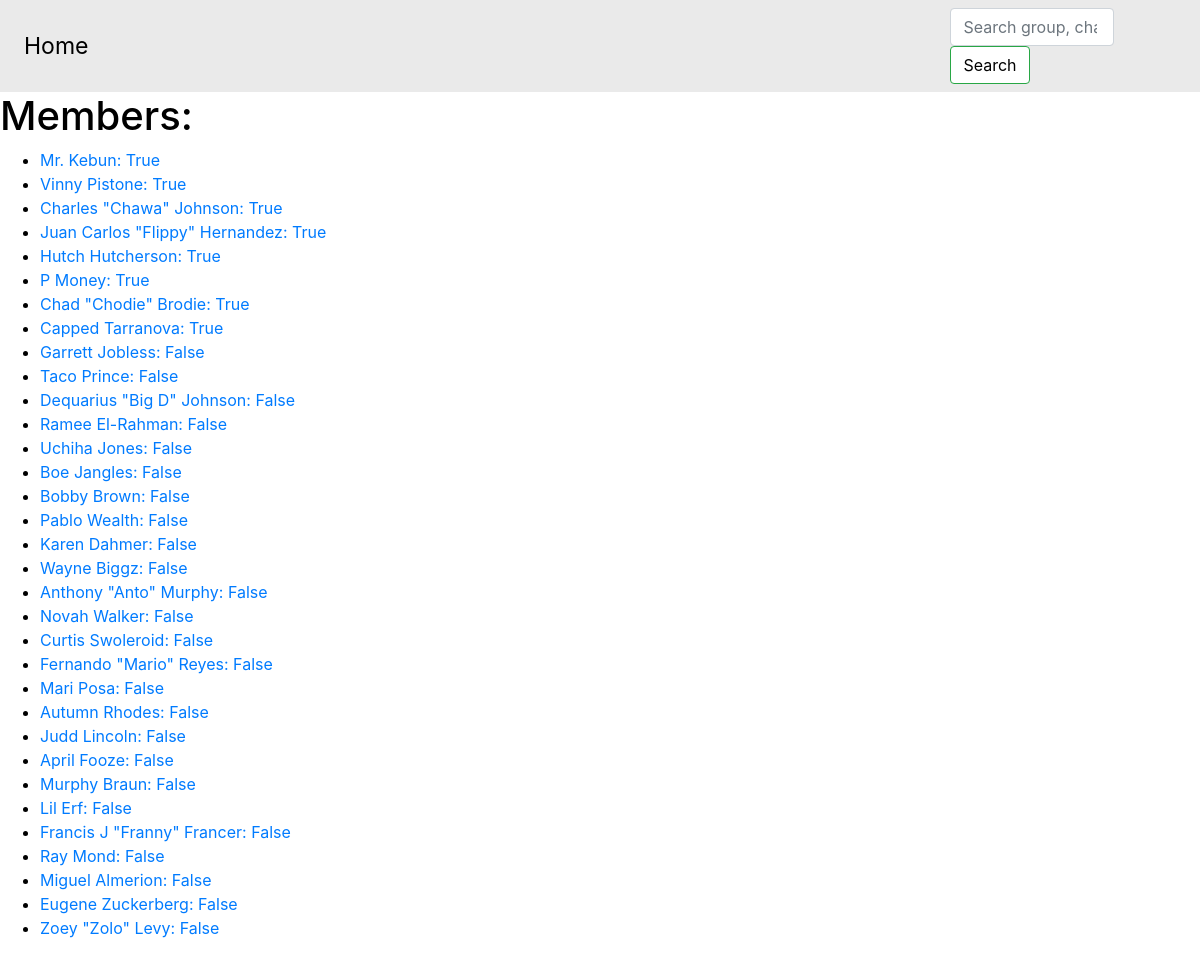
Screenshot of /group/chang-gang/ with the database file from the repository.
### Directory/models.py (models this page shows, shortened)
class Character(models.Model):
    character_name = models.CharField(max_length=255)
    character_link = models.URLField(unique=True)
    character_streamer = models.ForeignKey(Streamer, on_delete=models.CASCADE)

class Streamer(models.Model):
    streamer_name = models.CharField(max_length=255, unique=True)
    streamer_link = models.URLField()
    streamer_is_live = models.BooleanField()
    streamer_on_gta = models.BooleanField()
    def __str__(self):
        return self.streamer_name

### Directory/views.py (the view)
# urls.py: path('group/<slug:gang_name>/', views.gang_detail, name = 'gang_detail')
def gang_detail(request, gang_name):
    gang = get_object_or_404(Gang, slug=gang_name)
    character_links = gang.characterganglink_set.order_by("-member_character__character_streamer__streamer_on_gta").all()
    gangmembers = [link.member_character for link in character_links]
    return render(request, 'group_page.html', {'group': gang, 'gang_members': gangmembers})

### Directory/templates/group_page.html (shortened to what this page needs)
{% extends "base.html" %}
{% block content %}
<h1>Members:</h1>
  <ul>
    {% for member in gang_members %}
      <li><a href = "https://www.twitch.tv/{{ member.character_streamer }}/">{{ member.character_name }}: {{ member.character_streamer.streamer_on_gta }}</a></li>
    {% endfor %}
  </ul>
{% endblock %}

### Directory/static/Directory/css/style.css (style rules this page uses)
body { background: #111111; color: #efefef; }
@media (prefers-color-scheme: light) { body { background: #ffffff; color: #000000; } }

### rows the page displays
Character: character_name "Mr. Kebun", character_streamer.streamer_on_gta "True"
Character: character_name "Vinny Pistone", character_streamer.streamer_on_gta "True"
Character: character_name "Charles \"Chawa\" Johnson", character_streamer.streamer_on_gta "True"
Character: character_name "Juan Carlos \"Flippy\" Hernandez", character_streamer.streamer_on_gta "True"
Character: character_name "Hutch Hutcherson", character_streamer.streamer_on_gta "True"
Character: character_name "P Money", character_streamer.streamer_on_gta "True"
Character: character_name "Chad \"Chodie\" Brodie", character_streamer.streamer_on_gta "True"
Character: character_name "Capped Tarranova", character_streamer.streamer_on_gta "True"
Character: character_name "Garrett Jobless", character_streamer.streamer_on_gta "False"
Character: character_name "Taco Prince", character_streamer.streamer_on_gta "False"
Character: character_name "Dequarius \"Big D\" Johnson", character_streamer.streamer_on_gta "False"
Character: character_name "Ramee El-Rahman", character_streamer.streamer_on_gta "False"
Character: character_name "Uchiha Jones", character_streamer.streamer_on_gta "False"
Character: character_name "Boe Jangles", character_streamer.streamer_on_gta "False"
Character: character_name "Bobby Brown", character_streamer.streamer_on_gta "False"
Character: character_name "Pablo Wealth", character_streamer.streamer_on_gta "False"
Character: character_name "Karen Dahmer", character_streamer.streamer_on_gta "False"
Character: character_name "Wayne Biggz", character_streamer.streamer_on_gta "False"
Character: character_name "Anthony \"Anto\" Murphy", character_streamer.streamer_on_gta "False"
Character: character_name "Novah Walker", character_streamer.streamer_on_gta "False"
Character: character_name "Curtis Swoleroid", character_streamer.streamer_on_gta "False"
Character: character_name "Fernando \"Mario\" Reyes", character_streamer.streamer_on_gta "False"
Character: character_name "Mari Posa", character_streamer.streamer_on_gta "False"
Character: character_name "Autumn Rhodes", character_streamer.streamer_on_gta "False"
Character: character_name "Judd Lincoln", character_streamer.streamer_on_gta "False"
Character: character_name "April Fooze", character_streamer.streamer_on_gta "False"
Character: character_name "Murphy Braun", character_streamer.streamer_on_gta "False"
Character: character_name "Lil Erf", character_streamer.streamer_on_gta "False"
Character: character_name "Francis J \"Franny\" Francer", character_streamer.streamer_on_gta "False"
Character: character_name "Ray Mond", character_streamer.streamer_on_gta "False"
Character: character_name "Miguel Almerion", character_streamer.streamer_on_gta "False"
Character: character_name "Eugene Zuckerberg", character_streamer.streamer_on_gta "False"
Character: character_name "Zoey \"Zolo\" Levy", character_streamer.streamer_on_gta "False"
